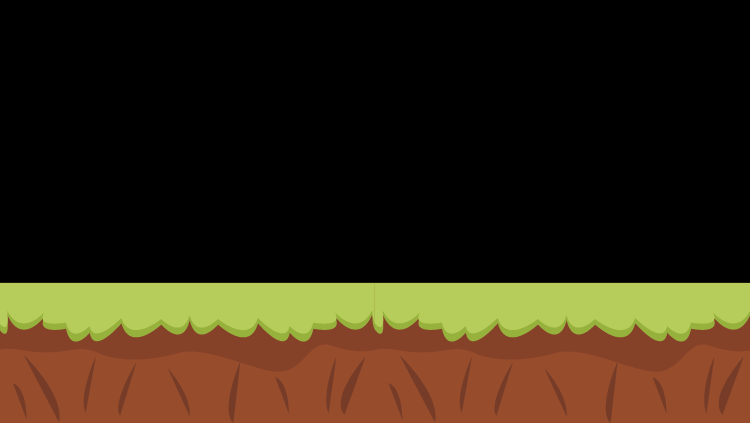

Rendered tile map (Tiled .tmx) drawn with the repository's tilesets; below, a short description and the map source with its tile grids summarised:
An orthogonal 1x3 tile map with 750x141 px tiles, 1 tile layer (groundLayer).

<map version="1.2" tiledversion="1.2.4" orientation="orthogonal" renderorder="right-down" width="1" height="3" tilewidth="750" tileheight="141" infinite="0" nextlayerid="2" nextobjectid="1">
 <tileset firstgid="1" name="tiledMainScene" tilewidth="750" tileheight="141" tilecount="1" columns="1">
  <image source="tiledMainScene.png" width="750" height="142" />
  <tile id="0">
   <properties>
    <property name="collide" type="bool" value="true" />
   </properties>
  </tile>
 </tileset>
 <layer id="1" name="groundLayer" width="1" height="3">
  <data>[3 cells, 1 non-empty, 1 distinct tile ids]</data>
 </layer>
</map>
